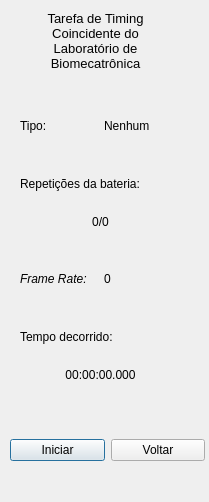
<?xml version="1.0" encoding="UTF-8"?>
<ui version="4.0">
 <class>TaskWindow</class>
 <widget class="QDialog" name="TaskWindow">
  <property name="geometry">
   <rect>
    <x>0</x>
    <y>0</y>
    <width>209</width>
    <height>502</height>
   </rect>
  </property>
  <property name="windowTitle">
   <string>Dialog</string>
  </property>
  <widget class="QWidget" name="verticalLayoutWidget_3">
   <property name="geometry">
    <rect>
     <x>20</x>
     <y>90</y>
     <width>161</width>
     <height>301</height>
    </rect>
   </property>
   <layout class="QVBoxLayout" name="verticalLayout_3">
    <item>
     <layout class="QHBoxLayout" name="horizontalLayout">
      <item>
       <widget class="QLabel" name="label_3">
        <property name="text">
         <string>Tipo:</string>
        </property>
       </widget>
      </item>
      <item>
       <widget class="QLabel" name="typeLabel">
        <property name="text">
         <string>Nenhum</string>
        </property>
       </widget>
      </item>
     </layout>
    </item>
    <item>
     <layout class="QVBoxLayout" name="verticalLayout">
      <item>
       <widget class="QLabel" name="label">
        <property name="text">
         <string>Repetições da bateria:</string>
        </property>
       </widget>
      </item>
      <item>
       <widget class="QLabel" name="repLabel">
        <property name="text">
         <string>0/0</string>
        </property>
        <property name="alignment">
         <set>Qt::AlignCenter</set>
        </property>
       </widget>
      </item>
     </layout>
    </item>
    <item>
     <layout class="QHBoxLayout" name="horizontalLayout_2">
      <item>
       <widget class="QLabel" name="label_5">
        <property name="font">
         <font>
          <italic>true</italic>
         </font>
        </property>
        <property name="text">
         <string>Frame Rate:</string>
        </property>
       </widget>
      </item>
      <item>
       <widget class="QLabel" name="fpsLabel">
        <property name="text">
         <string>0</string>
        </property>
       </widget>
      </item>
     </layout>
    </item>
    <item>
     <layout class="QVBoxLayout" name="verticalLayout_2">
      <item>
       <widget class="QLabel" name="label_6">
        <property name="text">
         <string>Tempo decorrido:</string>
        </property>
       </widget>
      </item>
      <item>
       <widget class="QLabel" name="timeLabel">
        <property name="text">
         <string>00:00:00.000</string>
        </property>
        <property name="alignment">
         <set>Qt::AlignCenter</set>
        </property>
       </widget>
      </item>
     </layout>
    </item>
   </layout>
  </widget>
  <widget class="QLabel" name="label_9">
   <property name="geometry">
    <rect>
     <x>30</x>
     <y>0</y>
     <width>131</width>
     <height>81</height>
    </rect>
   </property>
   <property name="font">
    <font>
     <pointsize>10</pointsize>
    </font>
   </property>
   <property name="text">
    <string>Tarefa de Timing Coincidente do Laboratório de Biomecatrônica</string>
   </property>
   <property name="alignment">
    <set>Qt::AlignCenter</set>
   </property>
   <property name="wordWrap">
    <bool>true</bool>
   </property>
  </widget>
  <widget class="QWidget" name="horizontalLayoutWidget">
   <property name="geometry">
    <rect>
     <x>10</x>
     <y>430</y>
     <width>195</width>
     <height>41</height>
    </rect>
   </property>
   <layout class="QHBoxLayout" name="horizontalLayout_3">
    <item>
     <widget class="QPushButton" name="startTaskButton">
      <property name="text">
       <string>Iniciar</string>
      </property>
     </widget>
    </item>
    <item>
     <widget class="QPushButton" name="exitButton">
      <property name="text">
       <string>Voltar</string>
      </property>
     </widget>
    </item>
   </layout>
  </widget>
 </widget>
 <resources/>
 <connections/>
</ui>
